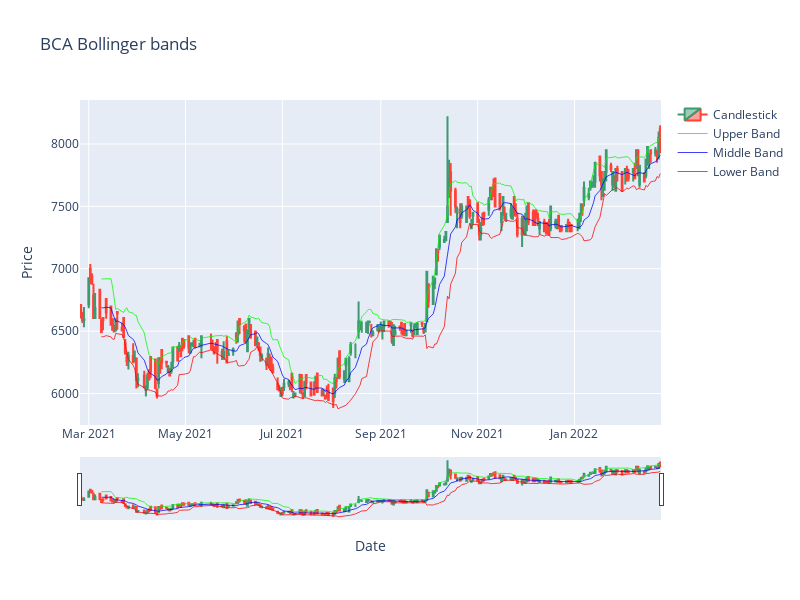

The notebook cell saved with this chart:
### Code cell
df = get_stock_df_from_csv("BBCA_JK",Path_1y)
plot_with_boll_bands(df,'BCA','S')

### Figure 1 — Plotly figure (JSON) as saved in the notebook; plotly's stock layout.template omitted (floating-point values rounded to 4 significant figures; data arrays with more than 128 entries replaced by an {"elided": "..."} marker saying what was removed)
{"data": [{"close": {"elided": "249 float values"}, "high": {"elided": "249 float values"}, "low": {"elided": "249 float values"}, "name": "Candlestick", "open": {"elided": "249 float values"}, "type": "candlestick", "x": {"elided": "249 str values"}}, {"line": {"color": "rgba(0, 250, 0, 0.75)", "width": 1}, "name": "Upper Band", "type": "scatter", "x": {"elided": "249 str values"}, "y": {"elided": "249 float values"}}, {"line": {"color": "rgba(0, 0, 250, 0.75)", "width": 1}, "name": "Middle Band", "type": "scatter", "x": {"elided": "249 str values"}, "y": {"elided": "249 float values"}}, {"line": {"color": "rgba(250, 0, 0, 0.75)", "width": 1}, "name": "Lower Band", "type": "scatter", "x": {"elided": "249 str values"}, "y": {"elided": "249 float values"}}], "layout": {"height": 600, "showlegend": true, "title": {"text": "BCA Bollinger bands"}, "width": 800, "xaxis": {"rangeslider": {"visible": true}, "title": {"text": "Date"}}, "yaxis": {"title": {"text": "Price"}}}}
